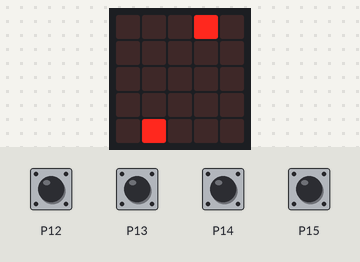
A program run on a simulated BBC micro:bit (MakeCode). Shown: the board's 5×5 LED display. The inputs (shaded band) are chosen by the test bench; at power-on: P12–15 HIGH. Random numbers come from a fixed seed.

Above: at 1.2 s.
1.3 s: P13 pulled LOW for 0.15 s
At 2.5 s:
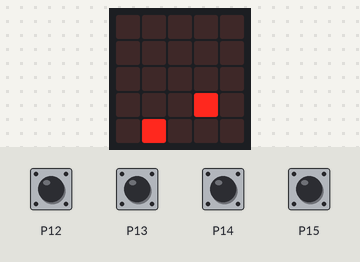
4.4 s: P15 pulled LOW for 0.15 s
At 5.1 s:
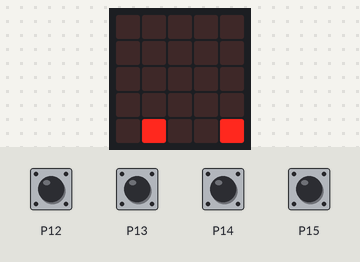
7.5 s: P14 pulled LOW for 0.15 s
At 8.1 s:
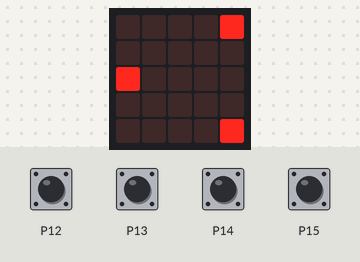
8.2 s: P12 pulled LOW for 0.15 s
At 9.9 s:
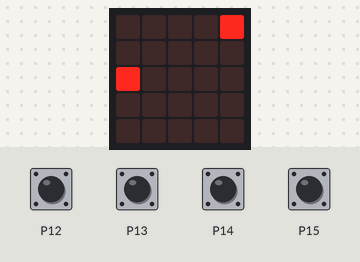
10.3 s: P13 pulled LOW for 1 s
At 11.3 s:
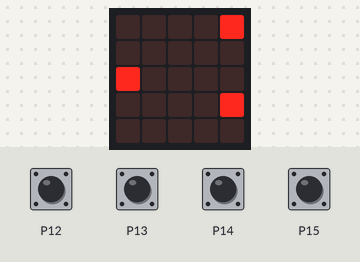
11.9 s: P15 pulled LOW for 1 s
At 12.9 s:
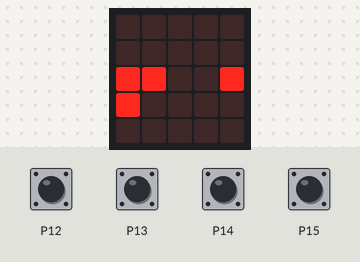
Timing chart, 0 to 14.9 s (numbered marks = the images above; inputs shaded):
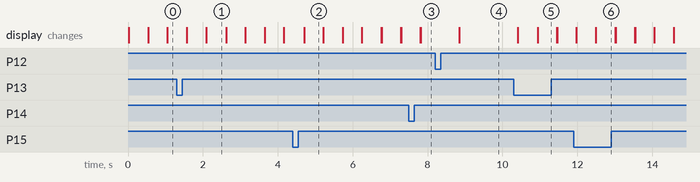

Measured:
- after the input at 10.3 s, the display: first changes after 0.11 s (image 5 shows a later state)
- what the display in image 1 shows lasts 0.5 s, from 2.1 s to 2.6 s

The program:

main.ts
```typescript
function 可不可以吃東西 () {
    if (頭.isTouching(food)) {
        幾節身體 += 1
        food.delete()
        food = game.createSprite(randint(0, 4), randint(0, 4))
        if (幾節身體 == 1) {
            身體1 = game.createSprite(頭.get(LedSpriteProperty.X), 頭.get(LedSpriteProperty.Y))
        } else if (幾節身體 == 2) {
            身體2 = game.createSprite(頭.get(LedSpriteProperty.X), 頭.get(LedSpriteProperty.Y))
        } else if (幾節身體 == 3) {
            身體3 = game.createSprite(頭.get(LedSpriteProperty.X), 頭.get(LedSpriteProperty.Y))
        } else if (幾節身體 == 4) {
            身體4 = game.createSprite(頭.get(LedSpriteProperty.X), 頭.get(LedSpriteProperty.Y))
        } else if (幾節身體 == 5) {
            身體5 = game.createSprite(頭.get(LedSpriteProperty.X), 頭.get(LedSpriteProperty.Y))
        } else if (幾節身體 == 6) {
            身體6 = game.createSprite(頭.get(LedSpriteProperty.X), 頭.get(LedSpriteProperty.Y))
        } else if (幾節身體 == 7) {
            身體7 = game.createSprite(頭.get(LedSpriteProperty.X), 頭.get(LedSpriteProperty.Y))
        } else if (幾節身體 == 8) {
            身體8 = game.createSprite(頭.get(LedSpriteProperty.X), 頭.get(LedSpriteProperty.Y))
        } else if (幾節身體 == 9) {
            身體9 = game.createSprite(頭.get(LedSpriteProperty.X), 頭.get(LedSpriteProperty.Y))
        }
    }
}
joystickbit.onButtonEvent(joystickbit.JoystickBitPin.P14, joystickbit.ButtonType.down, function () {
    頭.set(LedSpriteProperty.Direction, 180)
})
joystickbit.onButtonEvent(joystickbit.JoystickBitPin.P13, joystickbit.ButtonType.down, function () {
    頭.set(LedSpriteProperty.Direction, 0)
})
function 動一節身體 (哪一節身體: number) {
    if (哪一節身體 >= 1) {
        身體1.set(LedSpriteProperty.X, 每一節身體的動作X[1])
        身體1.set(LedSpriteProperty.Y, 每一節身體的動作Y[1])
    } else if (哪一節身體 >= 2) {
        身體2.set(LedSpriteProperty.X, 每一節身體的動作X[2])
        身體2.set(LedSpriteProperty.Y, 每一節身體的動作Y[2])
    } else if (哪一節身體 >= 3) {
        身體3.set(LedSpriteProperty.X, 每一節身體的動作X[3])
        身體3.set(LedSpriteProperty.Y, 每一節身體的動作Y[3])
    } else if (哪一節身體 >= 4) {
        身體4.set(LedSpriteProperty.X, 每一節身體的動作X[4])
        身體4.set(LedSpriteProperty.Y, 每一節身體的動作Y[4])
    } else if (哪一節身體 >= 5) {
        身體5.set(LedSpriteProperty.X, 每一節身體的動作X[5])
        身體5.set(LedSpriteProperty.Y, 每一節身體的動作Y[5])
    } else if (哪一節身體 >= 6) {
        身體6.set(LedSpriteProperty.X, 每一節身體的動作X[6])
        身體6.set(LedSpriteProperty.Y, 每一節身體的動作Y[6])
    } else if (哪一節身體 >= 7) {
        身體7.set(LedSpriteProperty.X, 每一節身體的動作X[7])
        身體7.set(LedSpriteProperty.Y, 每一節身體的動作Y[7])
    } else if (哪一節身體 >= 8) {
        身體8.set(LedSpriteProperty.X, 每一節身體的動作X[8])
        身體8.set(LedSpriteProperty.Y, 每一節身體的動作Y[8])
    } else if (哪一節身體 >= 9) {
        身體9.set(LedSpriteProperty.X, 每一節身體的動作X[9])
        身體9.set(LedSpriteProperty.Y, 每一節身體的動作X[9])
    }
}
joystickbit.onButtonEvent(joystickbit.JoystickBitPin.P12, joystickbit.ButtonType.down, function () {
    頭.set(LedSpriteProperty.Direction, 270)
})
joystickbit.onButtonEvent(joystickbit.JoystickBitPin.P15, joystickbit.ButtonType.down, function () {
    頭.set(LedSpriteProperty.Direction, 90)
})
function 身體一起動 () {
    動一節身體(幾節身體)
}
let y = 0
let x = 0
let 身體9: game.LedSprite = null
let 身體8: game.LedSprite = null
let 身體7: game.LedSprite = null
let 身體6: game.LedSprite = null
let 身體5: game.LedSprite = null
let 身體4: game.LedSprite = null
let 身體3: game.LedSprite = null
let 身體2: game.LedSprite = null
let 身體1: game.LedSprite = null
let 每一節身體的動作Y: number[] = []
let 每一節身體的動作X: number[] = []
let food: game.LedSprite = null
let 幾節身體 = 0
let 頭: game.LedSprite = null
joystickbit.initJoystickBit()
頭 = game.createSprite(2, 2)
幾節身體 = 0
food = game.createSprite(randint(0, 4), randint(0, 4))
每一節身體的動作X = []
每一節身體的動作Y = []
basic.forever(function () {
    if (x < 0) {
        x += 5
    } else if (y < 0) {
        y += 5
    } else if (x > 4) {
        x += -5
    } else if (y > 4) {
        y += -5
    }
    頭.set(LedSpriteProperty.X, x)
    頭.set(LedSpriteProperty.Y, y)
})
basic.forever(function () {
    if (頭.get(LedSpriteProperty.Direction) == 0) {
        y += -1
    } else if (頭.get(LedSpriteProperty.Direction) == 90) {
        x += 1
    } else if (頭.get(LedSpriteProperty.Direction) == 180) {
        y += 1
    } else if (頭.get(LedSpriteProperty.Direction) == 270) {
        x += -1
    }
    可不可以吃東西()
    basic.pause(500)
})
basic.forever(function () {
    每一節身體的動作X.unshift(x)
    每一節身體的動作Y.unshift(y)
    basic.pause(500)
})
basic.forever(function () {
    身體一起動()
    basic.pause(500)
})
```

test.ts
```typescript
// 在這裡測試；當此封包作為擴充功能時，將不會編譯此內容。
```
